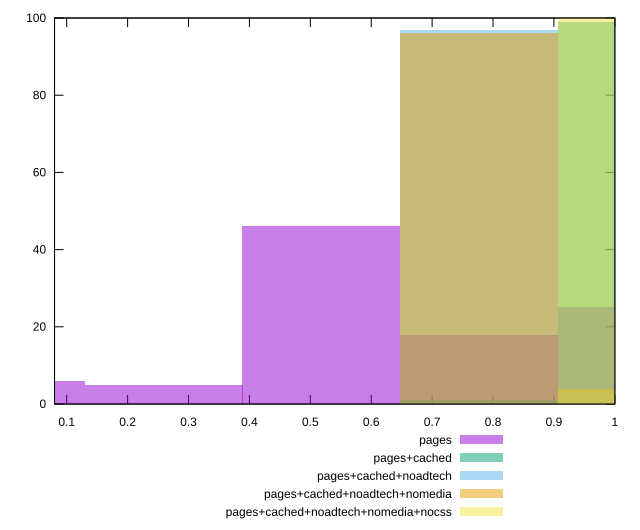

Write gnuplot code to recreate this figure.
reset

$pages <<EOF
1.036378204193752 25
0.518189102096876 46
0.259094551048438 5
0 6
0.777283653145314 18
EOF

$pagesCached <<EOF
0.777283653145314 1
1.036378204193752 99
EOF

$pagesCachedNoadtech <<EOF
0.777283653145314 97
1.036378204193752 3
EOF

$pagesCachedNoadtechNomedia <<EOF
0.777283653145314 96
1.036378204193752 4
EOF

$pagesCachedNoadtechNomediaNocss <<EOF
1.036378204193752 100
EOF

set key outside below
set boxwidth 0.259094551048438
set xrange [0.08:1]
set yrange [0:100]
set trange [0:100]
set style fill transparent solid 0.5 noborder
set terminal svg size 640, 530 enhanced background rgb 'white'
set output "report_00022_2021-02-20T12:08:46.964Z/first-cpu-idle/comparison/histogram/all_score.svg"

plot $pages title "pages" with boxes, \
     $pagesCached title "pages+cached" with boxes, \
     $pagesCachedNoadtech title "pages+cached+noadtech" with boxes, \
     $pagesCachedNoadtechNomedia title "pages+cached+noadtech+nomedia" with boxes, \
     $pagesCachedNoadtechNomediaNocss title "pages+cached+noadtech+nomedia+nocss" with boxes

reset
